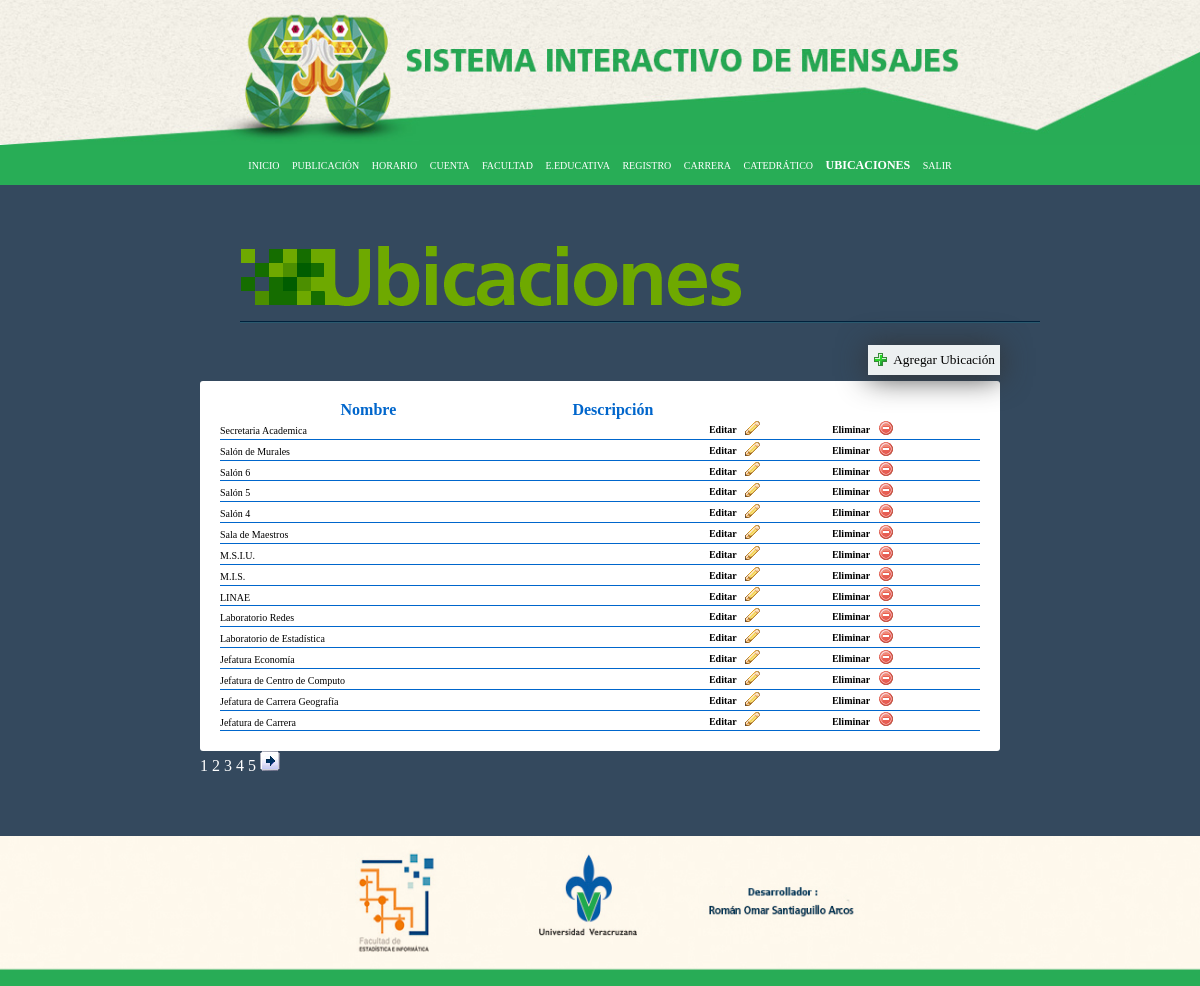
/Vistas/Entidades/ubicaciones.php (signed in), run on the app's committed database.
### tables this page shows
CREATE TABLE IF NOT EXISTS `ubicacion` (
  `idubicacion` int(11) NOT NULL AUTO_INCREMENT,
  `nombre` varchar(45) DEFAULT NULL,
  `descripcion` varchar(45) DEFAULT NULL,
  `idFacultad` int(11) NOT NULL,
  `QR` mediumtext,
  PRIMARY KEY (`idubicacion`,`idFacultad`),
  KEY `fk_ubicacion_Facultad1_idx` (`idFacultad`)
);

### Vistas/Entidades/ubicaciones.php (the view, shortened to what this page needs)
<!DOCTYPE html>
<html leng="es">
    <head>
        <link rel="stylesheet" href="../../css/css1a.css">
    </head>
<div id="portada">
    <img id="imgportada" src="../../imagenes/header.jpg">
</div>
<center><div id="cabeza">
    <div id="men">
<nav id="menu">
    <ul>
        <li><a href="../pagprin.php" >INICIO</a></li>
        <li><a href="publicacion.php">PUBLICACIÓN</a></li>
        <li><a href="horario.php">HORARIO</a></li>
        <li><a href="cuenta.php">CUENTA</a></li>
        <li><a href="facultad.php">FACULTAD</a></li>
        <li><a href="eeducativa.php">E.EDUCATIVA</a></li>
        <li><a href="registro.php">REGISTRO</a></li>
        <li><a href="carrera.php">CARRERA</a></li>
        <li><a href="catedratico.php">CATEDRÁTICO</a></li>
        <li><a href="ubicaciones.php" id="qwerty">UBICACIONES</a></li>
        <li><a href="salir.php">SALIR</a></li>
    </ul>
</nav>
</div>
</div></center>
<body>
<div id="cuerpo">
<figure id="figura"><br><br>
<img src="../../imagenes/ubicaciones.png"><br><br>
</figure>
 <?php
  echo "<div id='agregar'>
            <form  method='post' action='../Agregar/agregarubicacion.php'><img src='../../imagenes/add.gif' class='icon'>
                <input type='submit' value='Agregar Ubicación'  name='agregar' class='conf'>
            </form>
        </div>";
 echo"<br><br>";
    echo "<div>";
    $nombreadmin = $_SESSION['nombreUsuario'];
    $sql = "SELECT idFacultad FROM cuenta WHERE Usuario='".$nombreadmin."';";
    $resultado = mysql_query($sql) or die(mysql_error());
    $fil = mysql_fetch_array($resultado, MYSQL_BOTH);
    $fac = $fil[0];
                          echo "<div id='contenedor_carrera'>";
                           echo "<table>";
                            echo"<tr>";
                            echo"
                            <th>Nombre</th>
                            <th>Descripción</th>
                            <th></th>
                            <th></th>
                            </tr>";
                         $mysqlfacu="SELECT * FROM ubicacion WHERE idFacultad=".$fac.";";
                        $resulf=mysql_query($mysqlfacu) or die(mysql_error());
                        $num_total_registros=mysql_num_rows($resulf);
                       if ($num_total_registros > 0) {
    $tamano_pag = 15;
        $pagina = false;
                        if (!$pagina) {
                            $inicio=0;
                            $pagina=1;
                        }else{
                            $inicio=($pagina - 1) * $tamano_pag;
                        }
                        $total_paginas=ceil($num_total_registros / $tamano_pag);
                        $consultas="SELECT * FROM ubicacion ORDER BY Nombre DESC LIMIT ".$inicio.",".$tamano_pag;
                        $rs=mysql_query($consultas)or die(mysql_error());
                        while($row1=mysql_fetch_array($rs)){
                                   echo "<tr>";
                                        echo "<td><a class='text20'>".$row1['nombre']."</a></td>";
                                        echo "<td><a class='text20'>".$row1['descripcion']."</a></td>";
                                            echo "<td>
                                                    <form  method='post' action='../Editar/editarubicaciones.php'>
                                                        <input type='hidden' name='idubi' value=".$row1['idubicacion'].">
                                                        <input type='submit' id='edit' value='Editar'  name='Editar' class='conf'>
                                                        <img src='../../imagenes/editar.png' class='icon'>
                                                    </form>
                                                  </td>";
                                            echo "<td>
                                                    <form  method='post' action='../../Controller/eliminarubicaciones.php'>
                                                        <input type='hidden' name='idubicacion' value=".$row1['idubicacion'].">
                                                        <input class='conf' id='delete' type='submit' name='Eliminar' value='Eliminar' alingn='center'>
                                                        <img src='../../imagenes/borrar.png' class='icon'>
                                                    </form>
                                                  </td>";
                                echo"</tr>";
            }echo "</legend>";
        echo "</table></div></div>";
            echo '<p class="textlink">';
    if ($total_paginas > 1) {
        for ($i=1;$i<=$total_paginas;$i++) {
            if ($pagina == $i)
                echo "<a class='textlink'>".$pagina."</a>";
            else
                echo '  <a class="textlink" href="'.'?pagina='.$i.'">'.$i.'</a>  ';
        }
        if ($pagina != $total_paginas)
            echo '<a class="textlink"><a class="textlink" href="'.'?pagina='.($pagina+1).'"><img src="../../imagenes/der.gif" border="0"></a></a>';
    }
    echo '</p>';}
                            echo "</div>";
?>
</body><br><br>
<footer>
<div id="final">
    <img src="../../imagenes/footer.jpg" id="footer">
</div></footer>
</html>

### css/css1a.css (style rules this page uses)
* { margin: 0px; padding: 0px; }
a { text-decoration: none; font-family: Verdana; }
body { font-family: Verdana; margin: auto; background:#34495e; font-size: middle; }
#final { background: #28AD56; height: 150px; margin: 0px; padding: 0px; }
li { text-decoration: none; }
#menu ul, #menu li, #menu a { margin: 0px;padding: 0px; }
#menu ul { list-style: none; }
#menu a { text-decoration: none; }
#menu { font-size: 10px; height: 40px; background-color: #28AD56; width: 100%; margin: auto; }
center { margin: 0px; padding: 0px; }
#imgportada { margin: 0px; padding: 0px; width: 100%; height: 145px; }
#men { width: 1000px; height: auto; margin: auto; margin: 0px; padding: 0px; }
#portada { margin: 0px; padding: 0px; height: 145px; background: #fef6e8; }
#menu > ul > li { padding: 0px; position: relative; display: inline-block; margin: auto; }
#menu > ul > li > a { color:#FFF; opacity:1; font-size: middle; line-height: 40px; padding: 5px 5px; -webkit-transition: color .15s; -moz-transition: color .15s; -ms-transition: color .15s; -o-transition: color .15s; transition: color .15s; }
#qwerty { font-weight: bold; font-size: 12px; }
#cabeza { width:100%; height:auto; overflow: inherit; background: #28AD56; margin: 0px; padding: 0px; }
#footer { width: 100%; margin: 0px; padding: 0px; height: 145px; overflow: hidden; }
#cuerpo { width:800px; height:auto; position: center; padding:25px; margin: auto; margin-top: 0px; }
th { font-family: Roboto middle; }
input { width:300px; }
td { text-align: left; font-family: VERDANA; font-size: middle; border:1px solid #0066CC; border-width:0px 0px 1px 0px; }
.textlink { text-decoration: none; color: white; }
#contenedor_carrera { background: white; padding: 20px; -webkit-border-radius: 3px; -moz-border-radius: 3px; border-radius: 3px; }
#figura { margin-left: 5%; margin-right: 15%; }
.conf { background: transparent; border: none; height: auto; width: auto; -webkit-border-radius: 5px; -moz-border-radius: 5px; border-radius: 5px; cursor: pointer; font-family: Verdana; font-size: middle; color: black; }
.text20 { font-size: 10px; font-family: VERDANA; }
#delete { font-size: 10px; font-family: VERDANA; font-weight: bold; }
#edit { font-size: 10px; font-family: VERDANA; font-weight: bold; }
tr { color: black; font-size: middle; font-family: Verdana; }
.icon { vertical-align: middle; }
table { width: 100%; border-collapse: collapse; border-spacing: 0; border:1px solid #0066CC; border-width:0px 0px 1px 0px; }
#agregar { float: right; padding: 5px; width: auto; height: 20px; border:none; background-color:#ecf0f1; cursor:pointer; -webkit-box-shadow: 0px 2px 30px 0px rgba(50, 50, 50, 1); -moz-box-shadow: 0px 2px 30px 0px rgba(50, 50, 50, 1); box-shadow: 0px 2px 30px 0px rgba(50, 50, 50, 1); }
th { color:#0066CC; margin: auto; }

### data on the page
ubicacion: nombre "Secretaria Academica"
ubicacion: nombre "Salón de Murales"
ubicacion: nombre "Salón 6"
ubicacion: nombre "Salón 5"
ubicacion: nombre "Salón 4"
ubicacion: nombre "Sala de Maestros"
ubicacion: nombre "M.S.I.U."
ubicacion: nombre "M.I.S."
ubicacion: nombre "LINAE"
ubicacion: nombre "Laboratorio Redes"
ubicacion: nombre "Laboratorio de Estadística"
ubicacion: nombre "Jefatura Economía"
ubicacion: nombre "Jefatura de Centro de Computo"
ubicacion: nombre "Jefatura de Carrera Geografía"
ubicacion: nombre "Jefatura de Carrera"
